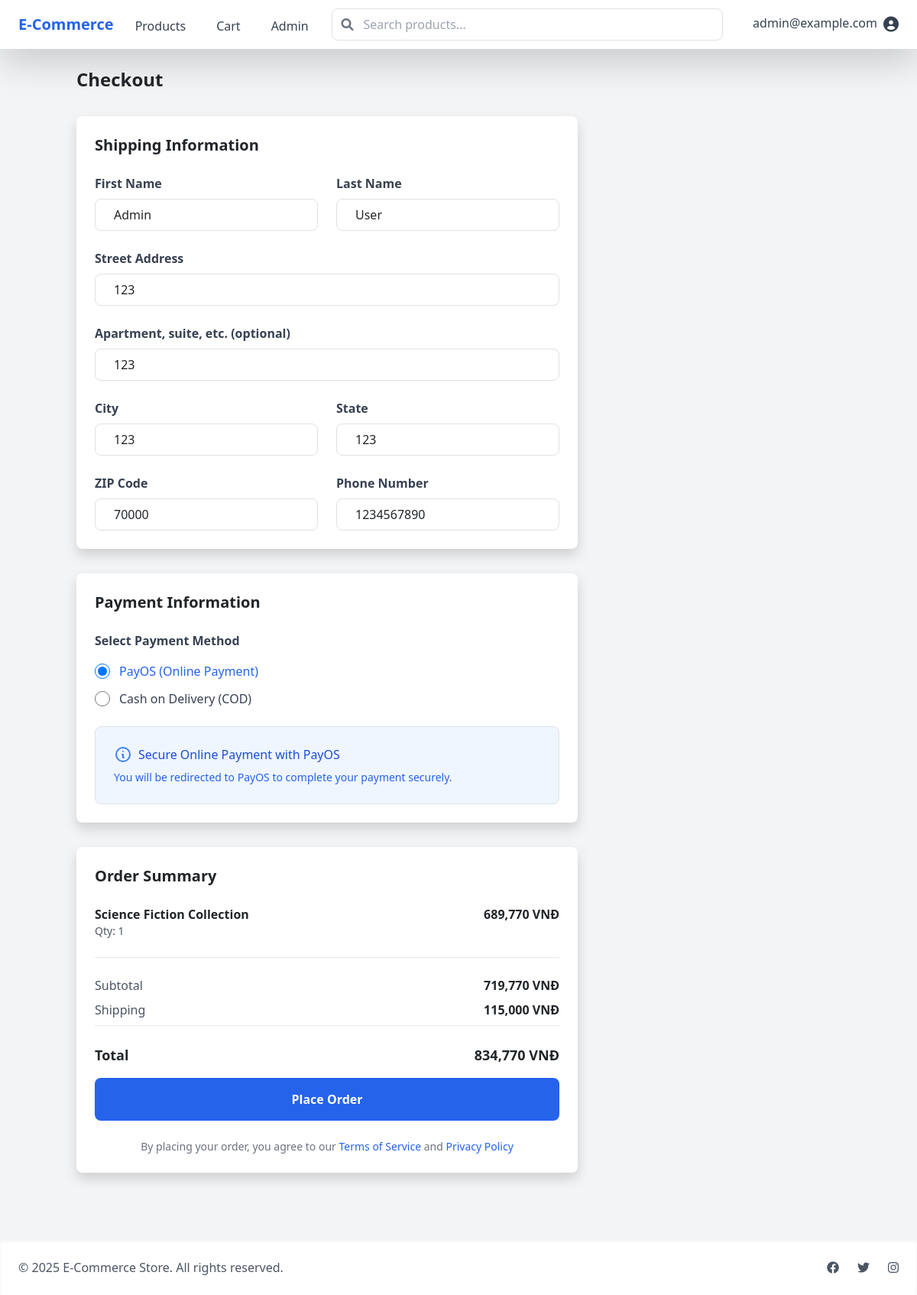
The page /cart/checkout (signed in) on the database as committed earlier.
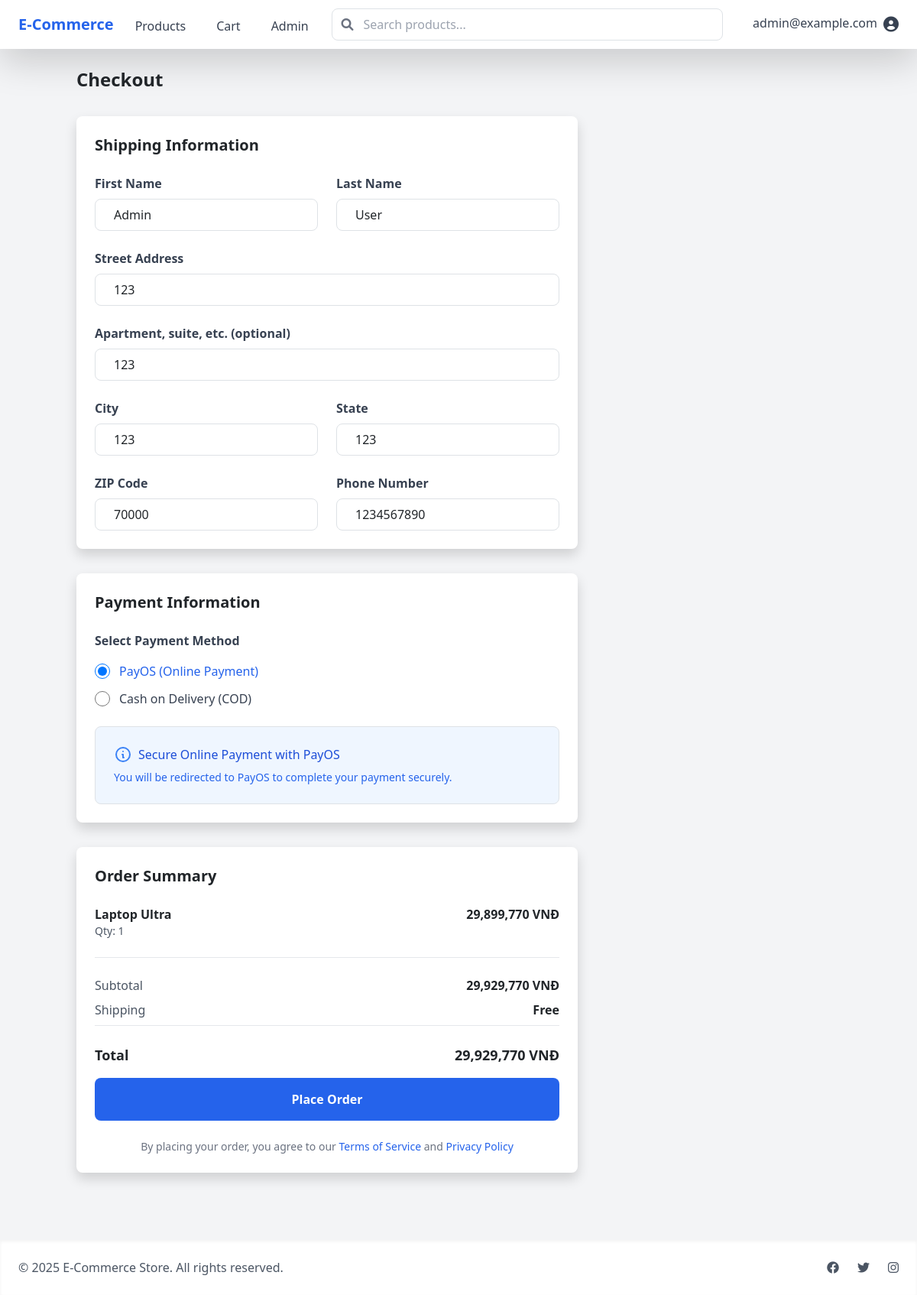
The same page on the database as committed later.
### models/cart.py (models this page shows, shortened)
class CartItem(db.Model):
    __tablename__ = 'cart_items'
    id = db.Column(db.Integer, primary_key=True)
    user_id = db.Column(db.Integer, db.ForeignKey('users.id'), nullable=False)
    product_id = db.Column(db.Integer, db.ForeignKey('products.id'), nullable=False)
    quantity = db.Column(db.Integer, default=1)
    created_at = db.Column(db.DateTime, default=datetime.utcnow)
    updated_at = db.Column(db.DateTime, default=datetime.utcnow, onupdate=datetime.utcnow)
    deleted_at = db.Column(db.DateTime, nullable=True)
    product = db.relationship('Product',
                          back_populates='cart_items',
                          lazy='joined',
                          foreign_keys=[product_id])
    @property
    def subtotal(self):
        return self.quantity * self.product.price

### models/product.py (models this page shows, shortened)
class Product(db.Model):
    __tablename__ = 'products'
    id = db.Column(db.Integer, primary_key=True)
    name = db.Column(db.String(200), nullable=False)
    description = db.Column(db.Text)
    price = db.Column(db.Float, nullable=False)
    stock = db.Column(db.Integer, default=0)
    image_url = db.Column(db.String(500))  # Kept for backward compatibility
    category_id = db.Column(db.Integer, db.ForeignKey('categories.id'), nullable=False)
    sku = db.Column(db.String(50), unique=True)
    is_active = db.Column(db.Boolean, default=True)
    created_at = db.Column(db.DateTime, default=datetime.utcnow)
    updated_at = db.Column(db.DateTime, default=datetime.utcnow, onupdate=datetime.utcnow)
    cart_items = db.relationship('CartItem',
                             back_populates='product',
                             lazy=True,
                             cascade='all, delete-orphan')
    order_items = db.relationship('OrderItem', back_populates='product', lazy=True)
    images = db.relationship('ProductImage', backref='product', lazy=True,
                          cascade='all, delete-orphan',
                          order_by='ProductImage.is_primary.desc()')
    category = db.relationship('Category', back_populates='products', lazy=True)

### routes/cart.py (the view, shortened to what this page needs)
@cart_bp.route('/cart/checkout', methods=['GET', 'POST'])
@login_required
def checkout():
    current_app.logger.info(f"=== Starting Checkout Process for User {current_user.id} ===")
    current_app.logger.info(f"Request Method: {request.method}")
    current_app.logger.info(f"Headers: {dict(request.headers)}")
    try:
        cart_items = None
        with db.session.begin_nested():
            cart_items = Cart.get_user_cart(current_user.id)
            current_app.logger.info(f"Cart validated with {len(cart_items)} items")
            for item in cart_items:
                current_app.logger.info(
                    f"Checkout item - Product: {item.product.name}, "
                    f"Quantity: {item.quantity}, "
                    f"Price: {item.product.price}"
                )
            cart_total = Cart.get_cart_total(current_user.id)
            current_app.logger.info(f"Cart total at checkout: {cart_total}")
    except Exception as e:
        current_app.logger.error(f"Checkout error: {str(e)}")
        db.session.rollback()
        if request.headers.get('Accept') == 'application/json':
            return jsonify({'error': 'Error processing checkout'}), 500
        flash('Error processing checkout. Please try again.', 'error')
        return redirect(url_for('cart.view_cart'))
    cart_total_vnd = Cart.get_cart_total(current_user.id)
    return render_template('cart/checkout.html', cart_items=cart_items, total=cart_total_vnd)

### templates/cart/checkout.html (shortened to what the changed rows need)
{% extends "base.html" %}
{% block content %}
<div class="container mx-auto">
    <h1 class="text-2xl font-bold mb-8">Checkout</h1>
    <div class="grid grid-cols-1 lg:grid-cols-3 gap-8">
        <div class="lg:col-span-2">
            <form method="POST" action="{{ url_for('cart.checkout') }}" id="checkoutForm">
                <div class="bg-white rounded-lg shadow p-6 mb-8">
                    <h2 class="text-xl font-bold mb-6">Shipping Information</h2>
                </div>
                <div class="bg-white rounded-lg shadow p-6 mb-8">
                    <h2 class="text-xl font-bold mb-6">Payment Information</h2>
                </div>
                <div class="bg-white rounded-lg shadow p-6 mb-8">
                    <h2 class="text-xl font-bold mb-6">Order Summary</h2>
                    <div class="space-y-4">
                    {% for item in cart_items %}
                    <div class="flex justify-between">
                        <div>
                            <p class="font-semibold">{{ item.product.name }}</p>
                            <p class="text-sm text-gray-600">Qty: {{ item.quantity }}</p>
                        </div>
                        <span class="font-semibold">{{ "{:,.0f}".format(item.subtotal * 23000) }} VNĐ</span>
                    </div>
                    {% endfor %}
                        <div class="border-t border-gray-200 pt-4 mt-4">
                            <div class="flex justify-between mb-2">
                                <span class="text-gray-600">Subtotal</span>
                                <span class="font-semibold">{{ "{:,.0f}".format(total) }} VNĐ</span>
                            </div>
                            <div class="flex justify-between mb-2">
                                <span class="text-gray-600">Shipping</span>
                                <span class="font-semibold">
                                    {% if total >= 1150000 %}
                                    Free
                                    {% else %}
                                    115,000 VNĐ
                                    {% endif %}
                                </span>
                            </div>
                            <div class="border-t border-gray-200 pt-4 mt-2">
                                <div class="flex justify-between">
                                    <span class="text-lg font-bold">Total</span>
                                    <span class="text-lg font-bold">
                                        {{ "{:,.0f}".format(total if total >= 1150000 else total + 115000) }} VNĐ
                                    </span>
                                </div>
                            </div>
                        </div>
                    </div>
                </div>
            </form>
        </div>
    </div>
</div>
{% endblock %}

Rows that differ between the two databases and show on the page:
no longer on this page (row edited): CartItem: product.name "Science Fiction Collection", quantity "1", item.subtotal*23000 "689,770"
added CartItem: product.name "Laptop Ultra", quantity "1", item.subtotal*23000 "29,899,770"
Other text that changed with them:
{{ "{:,.0f}".format(total) }}: "719,770" → "29,929,770"
{{ "{:,.0f}".format(total if total >= 1150000 else total + 115000) }}: "834,770" → "29,929,770"
text no longer shown: "115,000 VNĐ"
text now shown: "Free"
